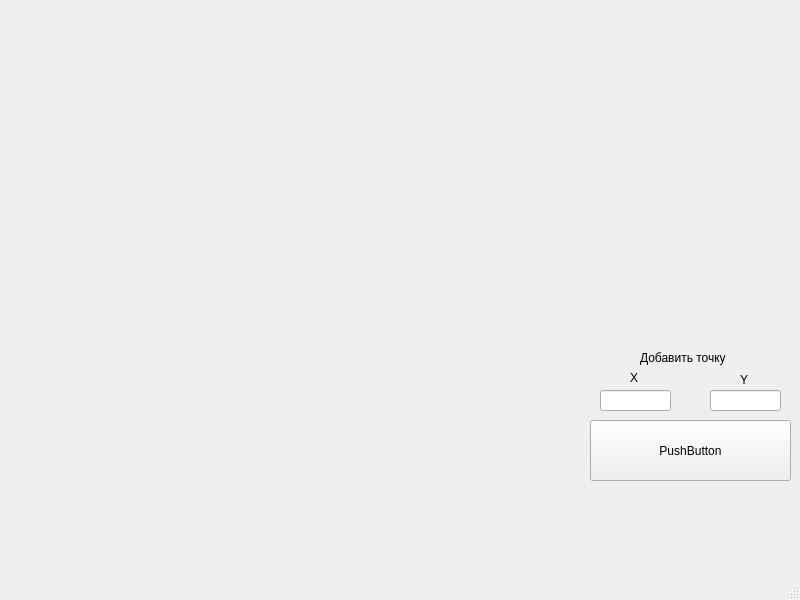
<?xml version="1.0" encoding="UTF-8"?>
<ui version="4.0">
 <class>MainWindow</class>
 <widget class="QMainWindow" name="MainWindow">
  <property name="geometry">
   <rect>
    <x>0</x>
    <y>0</y>
    <width>800</width>
    <height>600</height>
   </rect>
  </property>
  <property name="windowTitle">
   <string>MainWindow</string>
  </property>
  <widget class="QWidget" name="centralwidget">
   <widget class="DrawWindow" name="drawWindow" native="true">
    <property name="geometry">
     <rect>
      <x>19</x>
      <y>9</y>
      <width>561</width>
      <height>541</height>
     </rect>
    </property>
   </widget>
   <widget class="QPushButton" name="dotButton">
    <property name="geometry">
     <rect>
      <x>590</x>
      <y>420</y>
      <width>201</width>
      <height>61</height>
     </rect>
    </property>
    <property name="text">
     <string>PushButton</string>
    </property>
   </widget>
   <widget class="QLineEdit" name="xEntry">
    <property name="geometry">
     <rect>
      <x>600</x>
      <y>390</y>
      <width>71</width>
      <height>21</height>
     </rect>
    </property>
   </widget>
   <widget class="QLineEdit" name="yEntry">
    <property name="geometry">
     <rect>
      <x>710</x>
      <y>390</y>
      <width>71</width>
      <height>21</height>
     </rect>
    </property>
   </widget>
   <widget class="QLabel" name="xLabel">
    <property name="geometry">
     <rect>
      <x>630</x>
      <y>370</y>
      <width>16</width>
      <height>16</height>
     </rect>
    </property>
    <property name="text">
     <string>X</string>
    </property>
   </widget>
   <widget class="QLabel" name="yLabel">
    <property name="geometry">
     <rect>
      <x>740</x>
      <y>370</y>
      <width>16</width>
      <height>20</height>
     </rect>
    </property>
    <property name="text">
     <string>Y</string>
    </property>
   </widget>
   <widget class="QLabel" name="DotLabel">
    <property name="geometry">
     <rect>
      <x>640</x>
      <y>350</y>
      <width>101</width>
      <height>16</height>
     </rect>
    </property>
    <property name="text">
     <string>Добавить точку</string>
    </property>
   </widget>
  </widget>
  <widget class="QMenuBar" name="menubar">
   <property name="geometry">
    <rect>
     <x>0</x>
     <y>0</y>
     <width>800</width>
     <height>22</height>
    </rect>
   </property>
  </widget>
  <widget class="QStatusBar" name="statusbar"/>
 </widget>
 <customwidgets>
  <customwidget>
   <class>DrawWindow</class>
   <extends>QWidget</extends>
   <header>drawwindow.h</header>
   <container>1</container>
  </customwidget>
 </customwidgets>
 <resources/>
 <connections/>
</ui>
